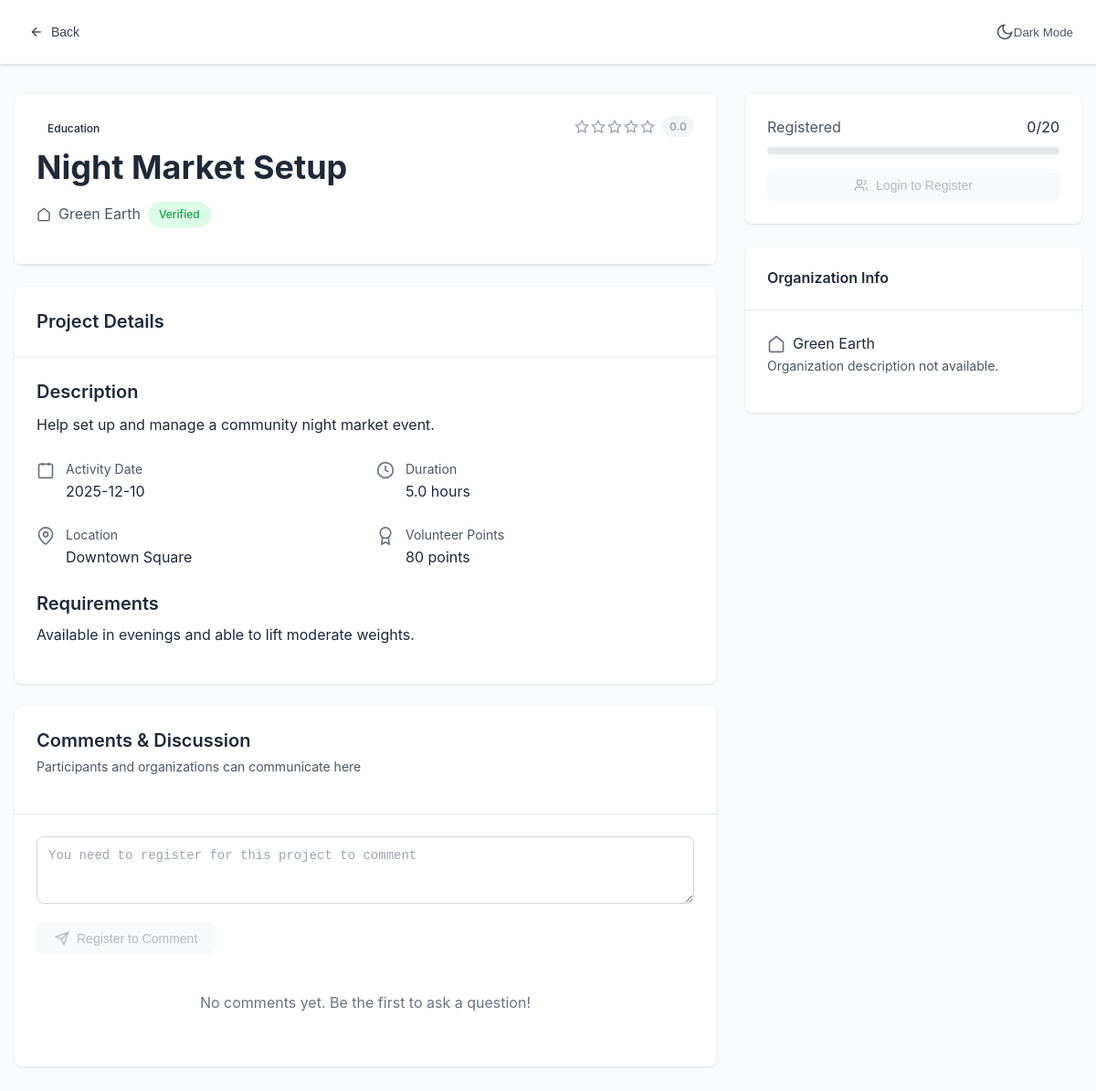
The app's page /project/8, older data.
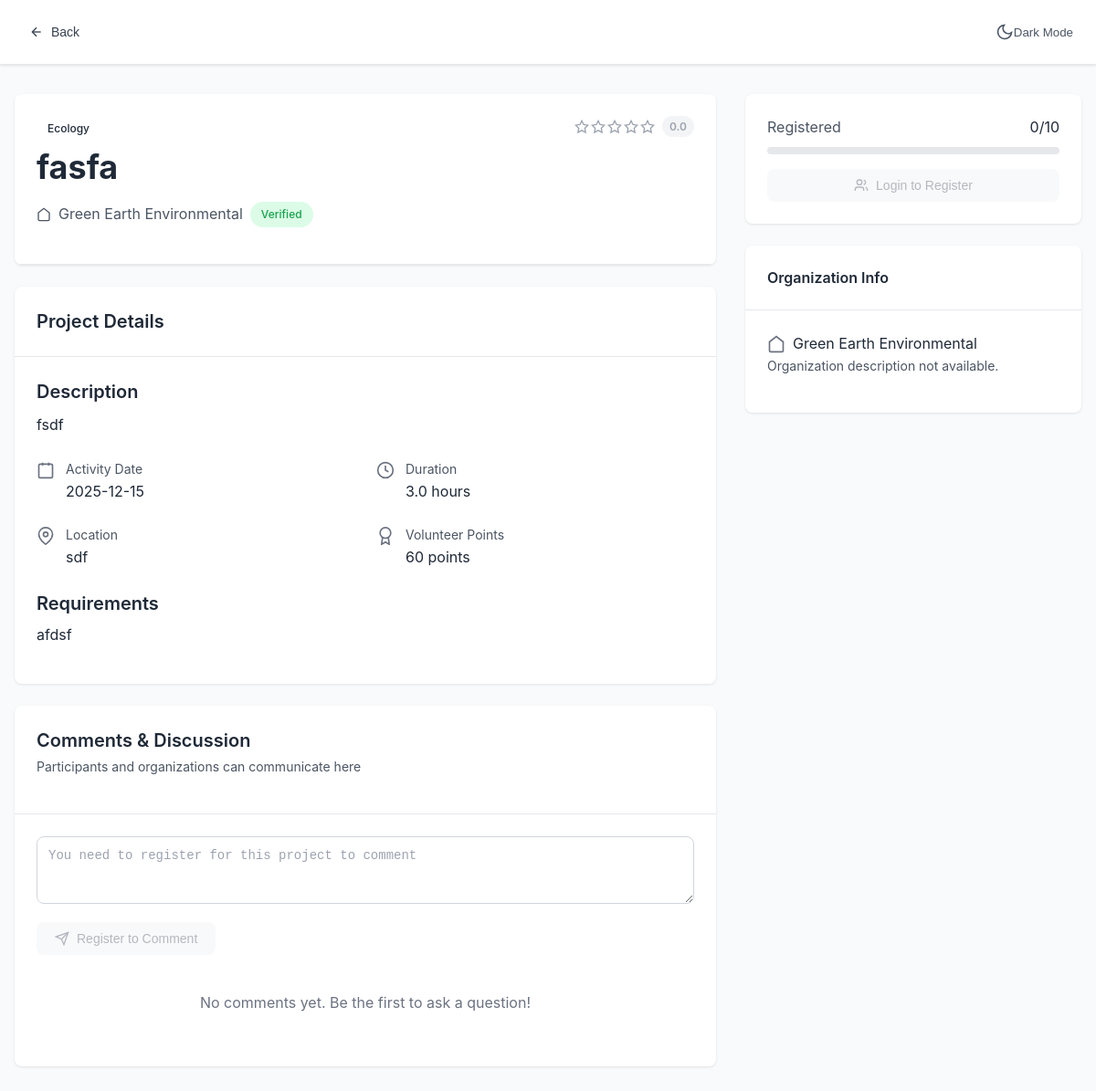
The same page, newer data.
### models.py (models this page shows, shortened)
class Project(db.Model):
    id = db.Column(db.Integer, primary_key=True)
    title = db.Column(db.String(200), nullable=False)
    description = db.Column(db.Text, nullable=False)
    category = db.Column(db.String(50), nullable=False)
    organization_id = db.Column(db.Integer, db.ForeignKey('user.id'), nullable=False)
    date = db.Column(db.Date, nullable=False)
    location = db.Column(db.String(200), nullable=False)
    max_participants = db.Column(db.Integer, nullable=False)
    min_participants = db.Column(db.Integer, default=1)  # Minimum participants to start
    duration = db.Column(db.Float, nullable=False)  # hours
    points = db.Column(db.Integer, nullable=False)
    rating = db.Column(db.Float, default=0.0)
    status = db.Column(db.String(20), default='pending')  # pending, approved, in_progress, rejected, completed
    created_at = db.Column(db.DateTime, default=datetime.utcnow)
    requirements = db.Column(db.Text)
    registrations = relationship('Registration', backref='project', lazy=True)
    volunteer_records = relationship('VolunteerRecord', backref='project', lazy=True)

class User(UserMixin, db.Model):
    id = db.Column(db.Integer, primary_key=True)
    username = db.Column(db.String(80), unique=True, nullable=False)
    email = db.Column(db.String(120), unique=True, nullable=False)
    password_hash = db.Column(db.String(200), nullable=False)
    user_type = db.Column(db.String(20), nullable=False)  # participant, organization, admin
    display_name = db.Column(db.String(120))
    description = db.Column(db.Text)
    is_active = db.Column(db.Boolean, default=True, nullable=False)
    ban_reason = db.Column(db.String(500))  # Reason for ban (shown to user)
    ban_until = db.Column(db.DateTime)  # NULL = permanent ban when is_active=False
    created_at = db.Column(db.DateTime, default=datetime.utcnow)
    projects = relationship('Project', backref='organization', lazy=True)
    registrations = relationship('Registration', backref='user', lazy=True)
    volunteer_records = relationship('VolunteerRecord', backref='user', lazy=True)

### api/api_projects.py (the view, shortened to what this page needs)
@bp.route('/project/<int:project_id>')
def project_detail(project_id):
    project = Project.query.get_or_404(project_id)
    organization = User.query.get(project.organization_id)
    active_statuses = ('registered', 'approved')
    registration_count = Registration.query.filter(
        Registration.project_id == project.id,
        Registration.status.in_(active_statuses)
    ).count()
    comments = Comment.query.filter_by(project_id=project.id).order_by(Comment.created_at.desc()).limit(20).all()
    comments_data = []
    is_registered = False
    can_comment = False
    user_type = None
    registration_status = None  # Track registration status for cancelled/rejected cases
    return render_template('project_detail.html',
                         project=project,
                         organization=organization,
                         registration_count=registration_count,
                         comments=comments_data,
                         is_registered=is_registered,
                         can_comment=can_comment,
                         user_type=user_type,
                         registration_status=registration_status)

### templates/project_detail.html (shortened to what the changed rows need)
<!DOCTYPE html>
<html lang="en">
<head>
    <link rel="stylesheet" href="{{ url_for('static', filename='css/base.css') }}">
    <link rel="stylesheet" href="{{ url_for('static', filename='css/components.css') }}">
    <link rel="stylesheet" href="{{ url_for('static', filename='css/layout.css') }}">
    <link rel="stylesheet" href="{{ url_for('static', filename='css/pages.css') }}">
    <link rel="stylesheet" href="{{ url_for('static', filename='css/dark-theme.css') }}">
</head>
<body>
    <div class="container py-8" id="project-detail-container" data-project-id="{{ project.id }}" data-can-comment="{{ 'true' if can_comment else 'false' }}">
        <div class="grid grid-cols-3" style="gap: 2rem;">
            <div style="grid-column: span 2;">
                <div class="card mb-6">
                    <div class="card-header">
                        <div class="flex items-start justify-between mb-4">
                            <div style="flex: 1;">
                                <div class="flex items-center gap-3 mb-2">
                                    <span class="badge badge-primary">{{ project.category }}</span>
                                </div>
                                <h1 class="mb-3">{{ project.title }}</h1>
                                <div class="flex items-center gap-2 text-gray-600">
                                    <svg xmlns="http://www.w3.org/2000/svg" width="16" height="16" viewBox="0 0 24 24"
                                        fill="none" stroke="currentColor" stroke-width="2">
                                        <path d="M3 9l9-7 9 7v11a2 2 0 0 1-2 2H5a2 2 0 0 1-2-2z" />
                                    </svg>
                                    <span>{{ (organization.display_name or organization.username) if organization else
                                        'Organization Name' }}</span>
                                    <span class="badge badge-success">Verified</span>
                                </div>
                            </div>
                        </div>
                    </div>
                </div>
                <div class="card mb-6">
                    <div class="card-content">
                        <div class="mb-6">
                            <h3 class="mb-2">Description</h3>
                            <p class="text-gray-700" style="line-height: 1.8;">
                                {{ project.description }}
                            </p>
                        </div>
                        <div class="grid grid-cols-2 gap-4 mb-6">
                            <div class="flex items-start gap-3">
                                <div>
                                    <div class="text-sm text-gray-600">Activity Date</div>
                                    <div>{{ project.date.strftime('%Y-%m-%d') if project.date else 'TBD' }}</div>
                                </div>
                            </div>
                            <div class="flex items-start gap-3">
                                <div>
                                    <div class="text-sm text-gray-600">Duration</div>
                                    <div>{{ project.duration }} hours</div>
                                </div>
                            </div>
                            <div class="flex items-start gap-3">
                                <div>
                                    <div class="text-sm text-gray-600">Location</div>
                                    <div>{{ project.location }}</div>
                                </div>
                            </div>
                            <div class="flex items-start gap-3">
                                <div>
                                    <div class="text-sm text-gray-600">Volunteer Points</div>
                                    <div>{{ project.points }} points</div>
                                </div>
                            </div>
                        </div>
                        <div>
                            <h3 class="mb-2">Requirements</h3>
                            <p class="text-gray-700">
                                {% if project.requirements %}
                                {{ project.requirements }}
                                {% else %}
                                No specific requirements listed.
                                {% endif %}
                            </p>
                        </div>
                    </div>
                </div>
            </div>
            <div>
                <div class="card mb-6">
                    <div class="card-content">
                        <div class="flex items-center justify-between mb-2">
                            <span class="text-gray-600">Registered</span>
                            <span>{{ registration_count or 0 }}/{{ project.max_participants }}</span>
                        </div>
                    </div>
                </div>
                <div class="card mb-6">
                    <div class="card-content">
                        <div class="flex items-center gap-2 mb-3">
                            <svg xmlns="http://www.w3.org/2000/svg" width="20" height="20" viewBox="0 0 24 24"
                                fill="none" stroke="currentColor" stroke-width="2" style="color: var(--gray-500);">
                                <path d="M3 9l9-7 9 7v11a2 2 0 0 1-2 2H5a2 2 0 0 1-2-2z" />
                            </svg>
                            <span>{{ (organization.display_name or organization.username) if organization else
                                'Organization Name' }}</span>
                        </div>
                    </div>
                </div>
            </div>
        </div>
    </div>
</body>
</html>

Row changes from the older to the newer data that the page shows:
removed User: display_name "Green Earth"
changed Project: category "Education" → "Ecology"; title "Night Market Setup" → "fasfa"; description "Help set up and manage a community night market event." → "fsdf"; date "2025-12-10" → "2025-12-15"; duration "5.0" → "3.0"; location "Downtown Square" → "sdf"; points "80" → "60"; requirements "Available in evenings and able to lift moderate weights." → "afdsf"; max_participants "20" → "10"
now on this page (row edited): User: display_name "Green Earth Environmental"
